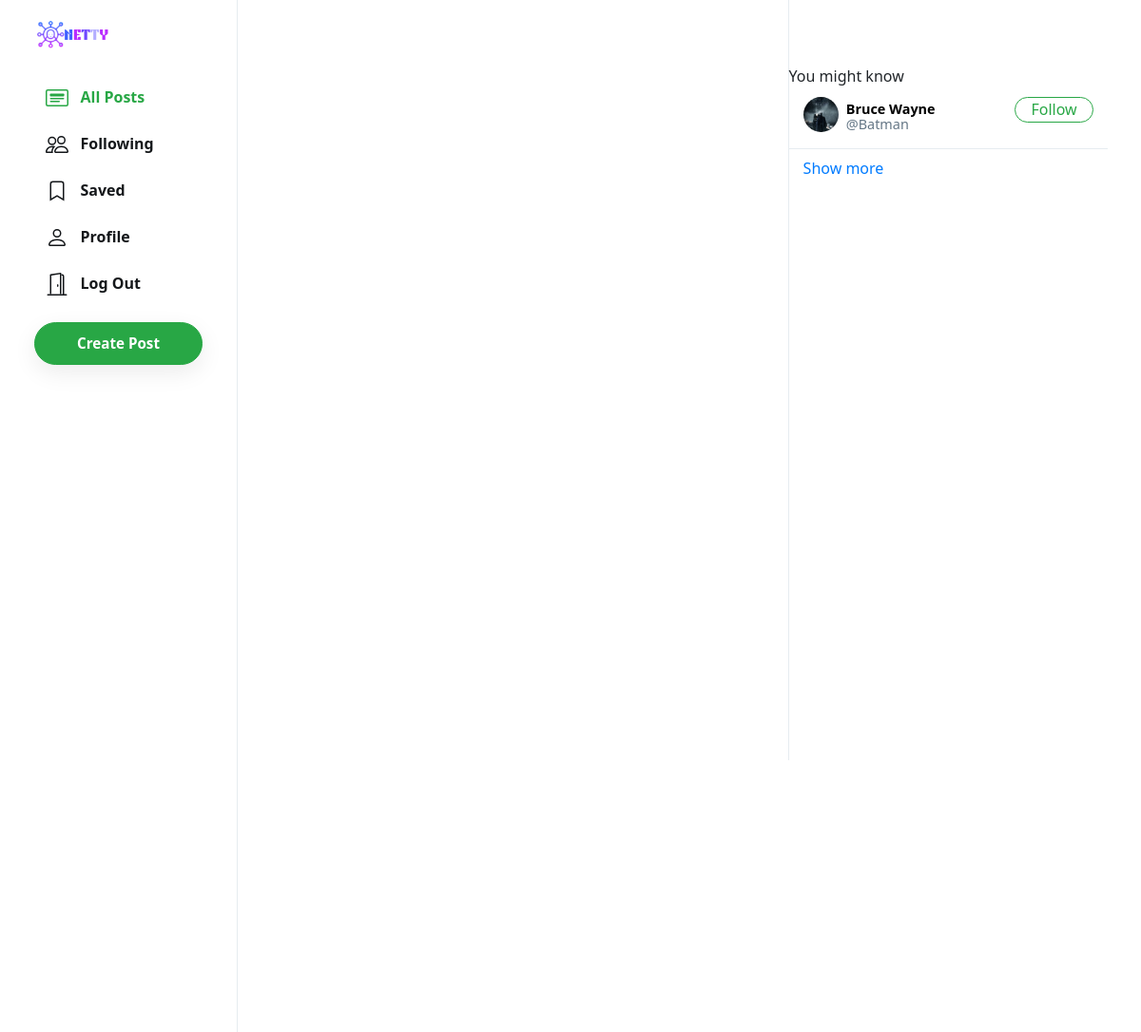
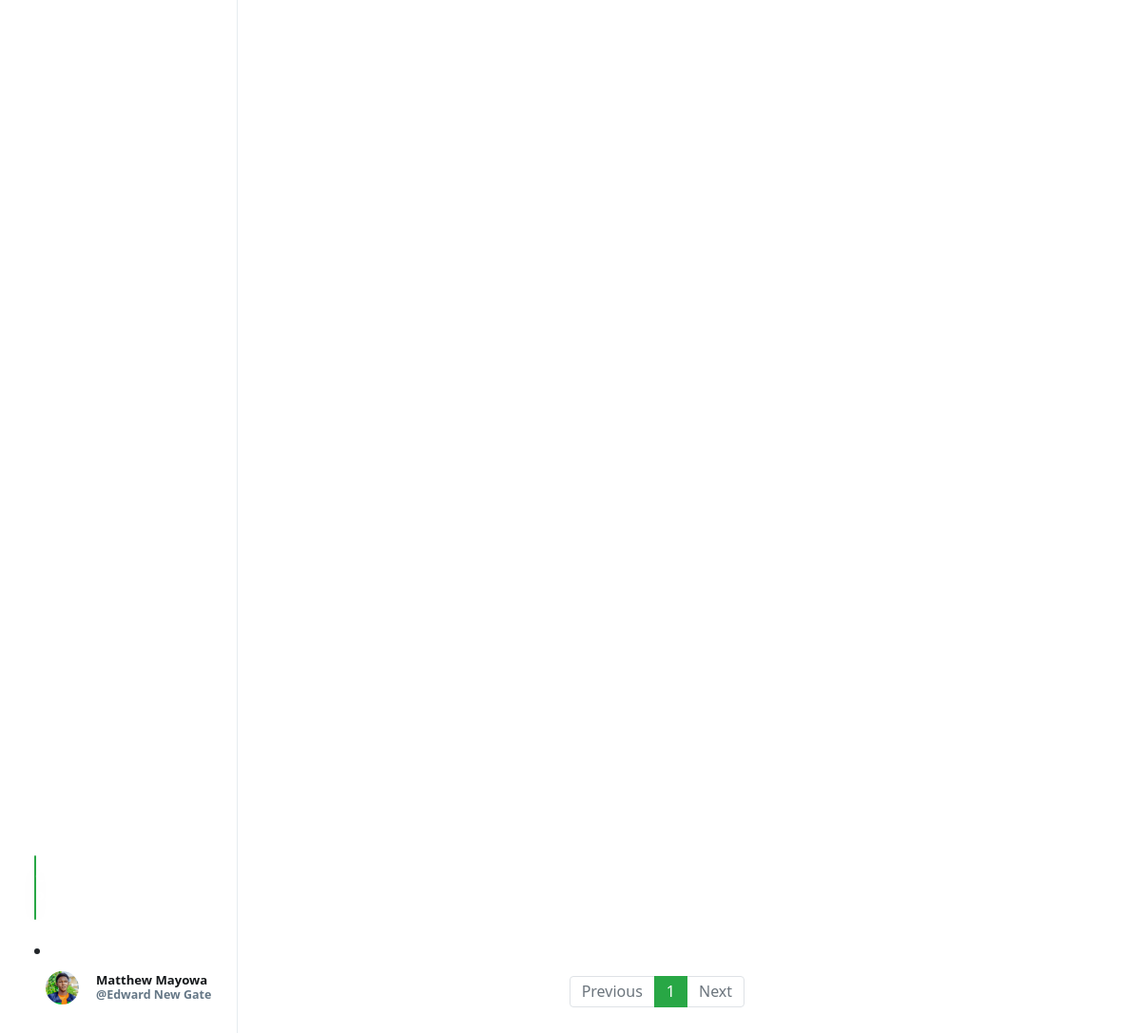
/ (signed in), run on the app's committed database (2 pictures, top to bottom).
### network/models.py (models this page shows, shortened)
class User(AbstractUser):
    profile_pic = models.ImageField(upload_to='profile_pic/')
    bio = models.TextField(max_length=160, blank=True, null=True)
    cover = models.ImageField(upload_to='covers/', blank=True)

### network/views.py (the view)
# urls.py: path("", views.index, name="index"),
def index(request):
    all_posts = Post.objects.all().order_by('-date_created')
    paginator = Paginator(all_posts, 10)
    page_number = request.GET.get('page')
    if page_number == None:
        page_number = 1
    posts = paginator.get_page(page_number)
    followings = []
    suggestions = []
    if request.user.is_authenticated:
        followings = Follower.objects.filter(followers=request.user).values_list('user', flat=True)
        suggestions = User.objects.exclude(pk__in=followings).exclude(username=request.user.username).order_by("?")[:6]
    return render(request, "network/index.html", {
        "posts": posts,
        "suggestions": suggestions,
        "page": "all_posts",
        'profile': False
    })

### network/templates/network/index.html (shortened to what this page needs)
{% extends "network/layout.html" %}
{% load static %}
{% block body %}
    <div class="main-div">
        <div class="left-div">
            <div class="left-div-content">
                <div class="posts-view">
                    <div class="main-div-content">
                        <nav aria-label="Page navigation example" class="pagination-bar">
                            <ul class="pagination justify-content-center">
                                {% if posts.has_previous %}
                                    <li class="page-item">
                                        <a class="page-link" href="?page={{ posts.previous_page_number | default:1}}" tabindex="-1" aria-disabled="true">Previous</a>
                                    </li>
                                {% else %}
                                    <li class="page-item disabled">
                                        <a class="page-link" href="" tabindex="-1" aria-disabled="true">Previous</a>
                                    </li>
                                {% endif %}
                                {% for each in posts.paginator.page_range %}
                                    {% if each == posts.number %}
                                        <li class="page-item active"><a class="page-link" href="?page={{each}}">{{each}}</a></li>
                                    {% else %}
                                        <li class="page-item"><a class="page-link" href="?page={{each}}">{{each}}</a></li>
                                    {% endif %}
                                {% endfor %}
                                {% if posts.has_next %}
                                    <li class="page-item">
                                        <a class="page-link" href="?page={{ posts.next_page_number }}">Next</a>
                                    </li>
                                {% else %}
                                    <li class="page-item disabled">
                                        <a class="page-link" href="">Next</a>
                                    </li>
                                {% endif %}
                            </ul>
                          </nav>
                    </div>
                </div>
            </div>
        </div>
    </div>
{% endblock %}

### network/templates/network/layout.html (shortened to what this page needs)
{% load static %}
<!DOCTYPE html>
<html lang="en">
    <head>
        <link rel="stylesheet" href="https://stackpath.bootstrapcdn.com/bootstrap/4.4.1/css/bootstrap.min.css">
        <link href="{% static 'network/style.css' %}" rel="stylesheet">
    </head>
    <body>
        <div class="body" data-page="{{page}}">
<button class="hamburger" onclick="toggleSidenav()">☰</button>
<div class="sidenav">
<a href="{% url 'index' %}" class="navbar-brand">
<img src="{% static 'network/Images/logo.png' %}" height="31px">
</a>
<div style="height: 100%;">
<div>
<ul>
            <li class="nav-item" id="all_posts">
            <a href="{% url 'index' %}" class="nav-link">
                <div>
                    &nbsp;&nbsp;All Posts
                </div>
            </a>
            </li>
            {% if user.is_authenticated %}
                <li class="nav-item" id="following">
                    <a href="{% url 'following' %}" class="nav-link">
                        <div>
                            &nbsp;&nbsp;Following
                        </div>
                    </a>
                </li>
                <li class="nav-item" id="saved">
                    <a href="{% url 'saved' %}" class="nav-link">
                        <div>
                            <svg width="1.5em" height="1.5em" viewBox="0 0 16 16" class="bi bi-bookmark" fill="currentColor" xmlns="http://www.w3.org/2000/svg">
                                <path fill-rule="evenodd" d="M8 12l5 3V3a2 2 0 0 0-2-2H5a2 2 0 0 0-2 2v12l5-3zm-4 1.234l4-2.4 4 2.4V3a1 1 0 0 0-1-1H5a1 1 0 0 0-1 1v10.234z"/>
                            </svg>
                            &nbsp;&nbsp;Saved
                        </div>
                    </a>
                </li>
                <li class="nav-item" id="profile">
                    <a href="{% url 'profile' user.username %}" class="nav-link">
                        <div>
                            &nbsp;&nbsp;Profile
                        </div>
                    </a>
                </li>
                <li class="nav-item" id="logout">
                    <a href="{% url 'logout' %}" class="nav-link">
                        <div>
                            &nbsp;&nbsp;Log Out
                        </div>
                    </a>
                </li>
            {% endif %}
        </ul>
</div>
{% if user.is_authenticated %}
<button id="popup-btn" class="btn btn-success new-post-btn" onclick="createpost()">Create Post</button>
{% endif %}
<div style="position: absolute; bottom: 10px;">
   {% if user.is_authenticated %}
    <div class="sidenav-bottom-box">
        <button id="popup-btn" class="btn btn-success new-post-btn" onclick="createpost()">Create Post</button>
        <li class="nav-item sidenav-user">
            <a href="{% url 'profile' user.username %}" class="nav-link">
                <div class="user_account">
                    <div class="small-profilepic" style="background-image: url(/media/{{user.profile_pic}})"></div>
                    <div>
                        <strong>{{ user.first_name }} {{ user.last_name }}</strong>
                        <div class="grey">@{{ user.username }}</div>
                    </div>
                </div>
            </a>
        </li>
    </div>
{% endif %}
</div>
</div>
</div>
            {% block body %}
            {% endblock %}
            <div class="right-div">
                <nav class="head">
                </nav>
                <div class='right-div-content'>
                    <div class="space" style="background-color: white;"></div>
                    {% if user.is_authenticated %}
                        <div class="suggestion-box">
                            <div class="suggestion-header">
                                You might know
                            </div>
                            {% for suggestion in suggestions %}
                                <div class="suggestion-user">
                                    <div>
                                        <a href="{% url 'profile' suggestion.username %}">
                                            <div class="small-profilepic" style="background-image: url(/media/{{suggestion.profile_pic}})"></div>
                                        </a>
                                    </div>
                                    <div class="user-details">
                                        <a href="{% url 'profile' suggestion.username %}">
                                            <div id="user-name">
                                                <strong>
                                                    {{suggestion.first_name}} {{suggestion.last_name}}
                                                </strong>
                                            </div>
                                            <div class="grey">@{{suggestion.username}}</div>
                                        </a>
                                    </div>
                                    <div>
                                        <button class="btn btn-outline-success" type="button" onclick="follow_user(this,'{{suggestion.username}}','suggestion')">Follow</button>
                                    </div>
                                </div>
                            {% empty %}
                                    <div style="text-align: center; border-bottom: .5px solid #e6ecf0; padding: 10px 15px;">
                                        <span class="grey" style="font-size: .9em;">No suggestions available.</span>
                                    </div>
                            {% endfor %}
                            <div class="suggestion-footer">
                                <a href="#">Show more</a>
                            </div>
                        </div>
                    {% endif %}
                </div>
            </div>
        </div>
    </body>
</html>

### network/static/network/style.css (style rules this page uses)
.body { display: flex; min-height: 100%; font-family: system-ui, sans-serif; }
.btn { border-radius: 20px; padding: 0.32rem 1rem 0.375rem 1rem; }
.btn, .btn:focus, .btn:active { box-shadow: none !important; -webkit-box-shadow: none !important; }
.grey { color: #657786; }
svg { vertical-align: text-top; }
.sidenav { height: 100%; width: 250px; max-width: 80%; position: fixed; top: 0; left: 0; padding: 15px 3%; background-color: white; border-right: .5px solid #e6ecf0; z-index: 200; transition: transform 0.3s ease-in-out; }
.sidenav ul { list-style: none; padding-left: 0; margin-top: 3vh; }
.sidenav li { margin-top: 7px; }
.sidenav .nav-link { color: #14171a; line-height: .7em; font-weight: 700; padding: 0; }
.sidenav .nav-link > div { padding: 10px 20px 8px 12px; border-radius: 25px; line-height: 0.9em; width: max-content; }
.new-post-btn { display: block; width: 100%; margin: 20px 0; padding: 10px 0; font-size: 0.95em; font-weight: 600; text-align: center; border-radius: 25px; background-color: #28a745; color: white; box-shadow: rgba(0, 0, 0, 0.08) 0px 8px 24px !important; transition: background-color 0.3s; }
.user_account { display: flex; align-items: center; gap: 10px; font-size: 0.82rem; padding: 8px 12px; border-radius: 25px; transition: background 0.2s; cursor: pointer; }
.user_account .small-profilepic { width: 35px; height: 35px; background-size: cover; background-position: center; border-radius: 50%; flex-shrink: 0; }
.user_account div { line-height: 1.2; }
.user_account strong { display: block; font-weight: 600; }
.user_account .grey { color: #657786; font-size: 0.78rem; }
.active a { color: #28a745 !important; }
.sidenav-bottom-box { position: absolute; bottom: 20px; width: 85%; }
.main-div { position: relative; min-height: 100vh; left: 21.8%; display: flex; flex-basis: auto; }
.left-div { position: relative; }
.head { height: 7.5vh; }
.left-div-content { margin-top: 7.5vh; }
.small-profilepic { width: 3.1vw; height: 3.1vw; border-radius: 9999px; overflow: hidden; margin-right: 8px; background-size: cover; background-repeat: no-repeat; background-position: center; box-sizing: content-box; }
.space { height: 8px; background-color: #e6ecf0; }
.pagination-bar { margin-top: 35px; margin-bottom: 35px; }
.pagination-bar .page-link { line-height: .9em; }
.page-item.active .page-link { color: white !important; background-color: #28a745; border-color: #28a745; }
.page-link { color: #28a745; }
.right-div { width: 28%; height: 100vh; position: fixed; right: 2.95%; border-left: 0.5px solid #e6ecf0; background-color: white; transition: right 0.3s ease, opacity 0.3s ease; z-index: 1000; }
.suggestion-user { display: flex; padding: 10px 15px; font-size: .9em; border-bottom: .5px solid #e6ecf0; }
.suggestion-user a { color: black; text-decoration: none; }
.user-details { flex: 1; line-height: 1.1em; padding: 5px 0px 7px 0px; }
.suggestion-user .btn { padding: 0em 1em .09em 1em; }
.suggestion-footer { padding: 13px 15px; line-height: .9em; }
.suggestion-footer a { text-decoration: none; }

### data on the page
User: profile_pic (picture), first_name "Matthew", last_name "Mayowa", username "Edward New Gate"
User: profile_pic (picture), first_name "Bruce", last_name "Wayne", username "Batman"

### other printed values
{{ each }} "1"
